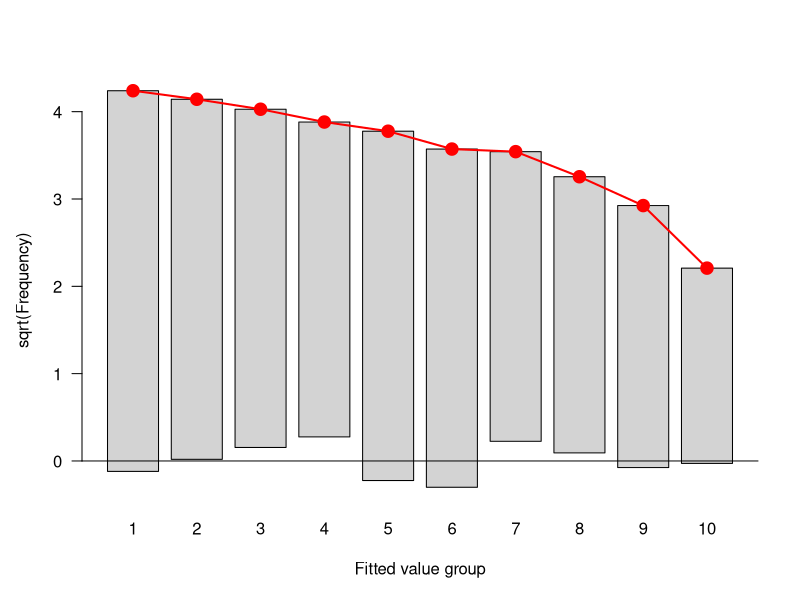
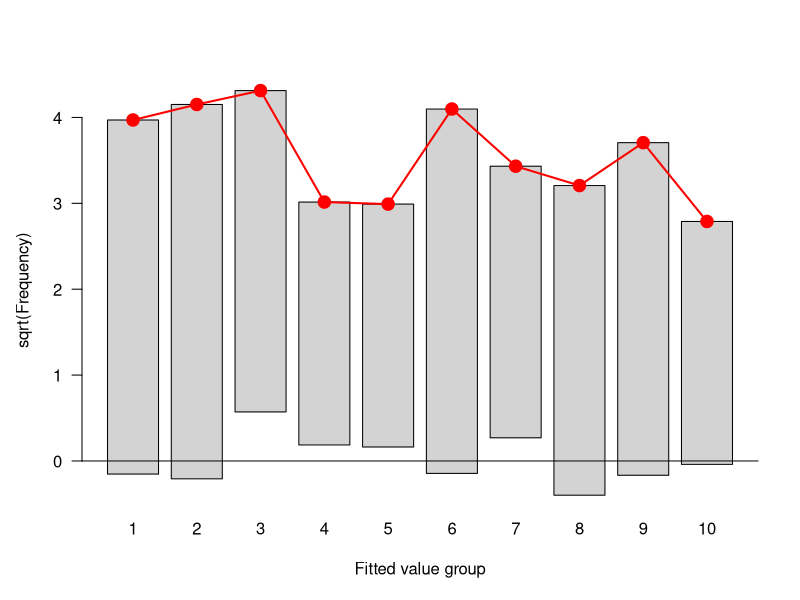

Source code (R) for these figures, in order:
library(vcdExtra)


### Name: HLtest
### Title: Hosmer-Lemeshow Goodness of Fit Test
### Aliases: HosmerLemeshow HLtest plot.HLtest print.HLtest
###   rootogram.HLtest summary.HLtest
### Keywords: htest

### ** Examples


data(birthwt, package="MASS")
# how to do this without attach?
attach(birthwt)
	race = factor(race, labels = c("white", "black", "other"))
	ptd = factor(ptl > 0)
	ftv = factor(ftv)
	levels(ftv)[-(1:2)] = "2+"
	bwt <- data.frame(low = factor(low), age, lwt, race,
    	smoke = (smoke > 0), ptd, ht = (ht > 0), ui = (ui > 0), ftv)
detach(birthwt)
options(contrasts = c("contr.treatment", "contr.poly"))
BWmod <- glm(low ~ ., family=binomial, data=bwt)

(hlt <- HLtest(BWmod))
str(hlt)
summary(hlt)
plot(hlt)

# basic model
BWmod0 <- glm(low ~ age, family=binomial, data=bwt)
(hlt0 <- HLtest(BWmod0))
str(hlt0)
summary(hlt0)
plot(hlt0)
